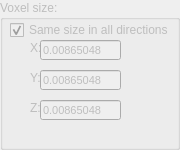
          <widget class="QGroupBox" name="voxelGroupBox">
           <property name="enabled">
            <bool>false</bool>
           </property>
           <property name="sizePolicy">
            <sizepolicy hsizetype="Preferred" vsizetype="Maximum">
             <horstretch>0</horstretch>
             <verstretch>0</verstretch>
            </sizepolicy>
           </property>
           <property name="minimumSize">
            <size>
             <width>180</width>
             <height>150</height>
            </size>
           </property>
           <property name="title">
            <string>Voxel size:</string>
           </property>
           <widget class="QCheckBox" name="xyzCheckBox">
            <property name="geometry">
             <rect>
              <x>10</x>
              <y>20</y>
              <width>161</width>
              <height>20</height>
             </rect>
            </property>
            <property name="text">
             <string>Same size in all directions</string>
            </property>
            <property name="checked">
             <bool>true</bool>
            </property>
           </widget>
           <widget class="QLabel" name="label_3">
            <property name="geometry">
             <rect>
              <x>30</x>
              <y>40</y>
              <width>21</width>
              <height>16</height>
             </rect>
            </property>
            <property name="text">
             <string>X:</string>
            </property>
           </widget>
           <widget class="QLineEdit" name="VoxXedit">
            <property name="geometry">
             <rect>
              <x>40</x>
              <y>40</y>
              <width>81</width>
              <height>20</height>
             </rect>
            </property>
            <property name="font">
             <font>
              <pointsize>8</pointsize>
             </font>
            </property>
            <property name="text">
             <string>0.00865048</string>
            </property>
           </widget>
           <widget class="QLineEdit" name="VoxYedit">
            <property name="enabled">
             <bool>false</bool>
            </property>
            <property name="geometry">
             <rect>
              <x>40</x>
              <y>70</y>
              <width>81</width>
              <height>20</height>
             </rect>
            </property>
            <property name="font">
             <font>
              <pointsize>8</pointsize>
             </font>
            </property>
            <property name="text">
             <string>0.00865048</string>
            </property>
           </widget>
           <widget class="QLabel" name="label_4">
            <property name="geometry">
             <rect>
              <x>30</x>
              <y>70</y>
              <width>21</width>
              <height>16</height>
             </rect>
            </property>
            <property name="text">
             <string>Y:</string>
            </property>
           </widget>
           <widget class="QLineEdit" name="VoxZedit">
            <property name="enabled">
             <bool>false</bool>
            </property>
            <property name="geometry">
             <rect>
              <x>40</x>
              <y>100</y>
              <width>81</width>
              <height>20</height>
             </rect>
            </property>
            <property name="font">
             <font>
              <pointsize>8</pointsize>
             </font>
            </property>
            <property name="text">
             <string>0.00865048</string>
            </property>
           </widget>
           <widget class="QLabel" name="label_5">
            <property name="geometry">
             <rect>
              <x>30</x>
              <y>100</y>
              <width>21</width>
              <height>16</height>
             </rect>
            </property>
            <property name="text">
             <string>Z:</string>
            </property>
           </widget>
          </widget>
